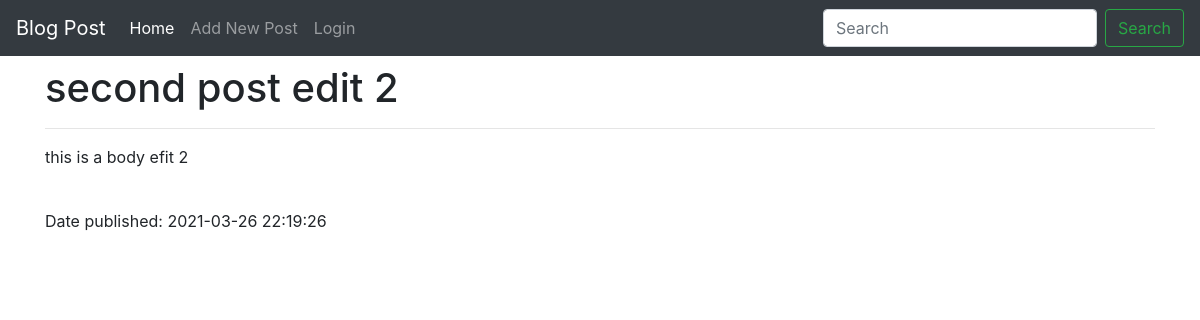
Page /second-post on the committed database.
### tables this page shows
CREATE TABLE IF NOT EXISTS `blogs` (
  `id` int(11) NOT NULL AUTO_INCREMENT,
  `user_id` int(11) NOT NULL DEFAULT '0',
  `title` char(255) NOT NULL DEFAULT '0',
  `body` text NOT NULL,
  `slug` varchar(255) DEFAULT NULL,
  `date_published` datetime NOT NULL,
  PRIMARY KEY (`id`)
);

### application/controllers/pages.php (called while the page is built, shortened)
<?php
 class pages extends CI_Controller{
 public function __construct(){
 	$this->load->library('session');
 }
 	 public function view($param = null){
 	 	if ($param == null) {
		 	 	$page = "home";
		 	 	if (!file_exists(APPPATH.'views/pages/'.$page.'.php')) {
		 	 		show_404();
		 	 	}
		 	 	$data['title'] = "New Posts";
		 	 	$data['blogs'] = $this->posts_model->get_posts();
		 	 	$data['total'] = count($data['blogs']);
		 	 	$this->load->view('templates/header');
		 	 	$this->load->view('pages/'.$page,$data);
		 	 	$this->load->view('templates/footer');
 	 	}else{
		 	 	$page = "single";
		 	 	$data['blogs'] = $this->posts_model->get_posts_single($param);
		 	 	$data['title'] = $data['blogs']['title'];
		 	 	$data['body'] = $data['blogs']['body'];
		 	 	$data['date'] = $data['blogs']['date_published'];
		 	 	$data['id'] = $data['blogs']['id'];
		 	 	if ($data['blogs']) {
		 	 	$this->load->view('templates/header');
		 	 	$this->load->view('pages/'.$page,$data);
		 	 	$this->load->view('templates/modal');
		 	 	$this->load->view('templates/footer');
		 	 	}else{
		 	 		show_404();
				}
 	 		}
		}
 	}

### index.php (called while the page is built, shortened)
<?php
require_once BASEPATH.'core/CodeIgniter.php';

### application/models/posts_model.php (called while the page is built, shortened)
<?php
class posts_model extends CI_Model{
		  public function get_posts_single($param){
		  	$this->db->where('slug', $param);
		  	$result = $this->db->get('blogs');
		  	return $result->row_array();
		  }
}

### application/views/pages/single.php (the view, shortened to what this page needs)
<h1><?=$title;?></h1>
<hr>
<p><?=$body;?></p>
<br>
<p>Date published: <?=$date;?></p>

### rows in the picture
blogs: title "second post edit 2", body "this is a body efit 2", date_published "2021-03-26 22:19:26"
